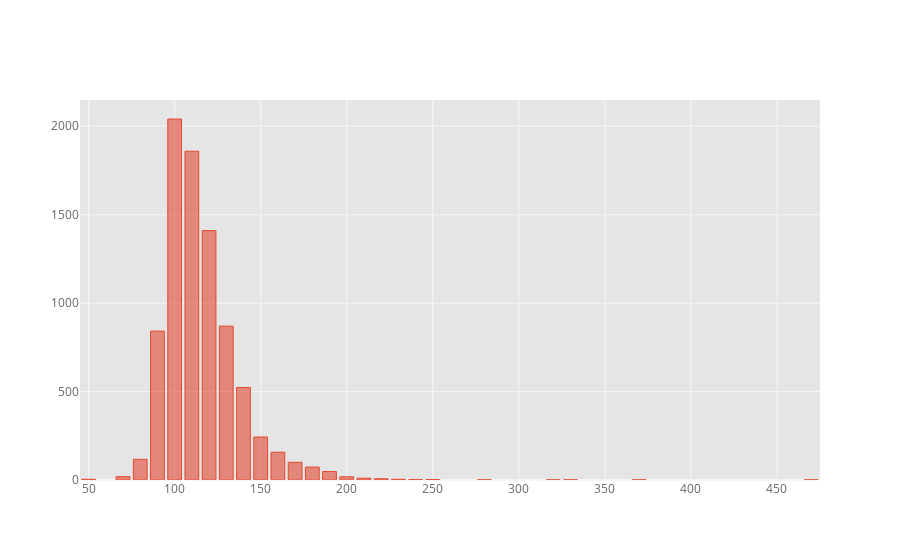

The cell this chart's notebook holds for it:
### Code cell
runtimeRatingsDf.iplot(kind="bar", x="runtime_bin", y="total", asFigure=True)

### Figure 1 — Plotly figure (JSON) as saved in the notebook; plotly's stock layout.template omitted (floating-point values rounded to 4 significant figures)
{"data": [{"marker": {"color": "rgba(226, 74, 51, 0.6)", "line": {"color": "rgba(226, 74, 51, 1.0)", "width": 1}}, "name": "total", "orientation": "v", "text": "", "type": "bar", "x": [50, 70, 80, 90, 100, 110, 120, 130, 140, 150, 160, 170, 180, 190, 200, 210, 220, 230, 240, 250, 280, 320, 330, 370, 470], "y": [4, 19, 117, 842, 2041, 1859, 1410, 870, 523, 243, 157, 100, 73, 48, 18, 10, 7, 4, 2, 2, 1, 1, 1, 1, 1]}], "layout": {"legend": {"bgcolor": "#FFFFFF", "font": {"color": "#666666"}}, "paper_bgcolor": "#FFFFFF", "plot_bgcolor": "#E5E5E5", "title": {"font": {"color": "#151516"}}, "xaxis": {"gridcolor": "#F6F6F6", "showgrid": true, "tickfont": {"color": "#666666"}, "title": {"font": {"color": "#666666"}, "text": ""}, "zerolinecolor": "#F6F6F6"}, "yaxis": {"gridcolor": "#F6F6F6", "showgrid": true, "tickfont": {"color": "#666666"}, "title": {"font": {"color": "#666666"}, "text": ""}, "zerolinecolor": "#F6F6F6"}}}
